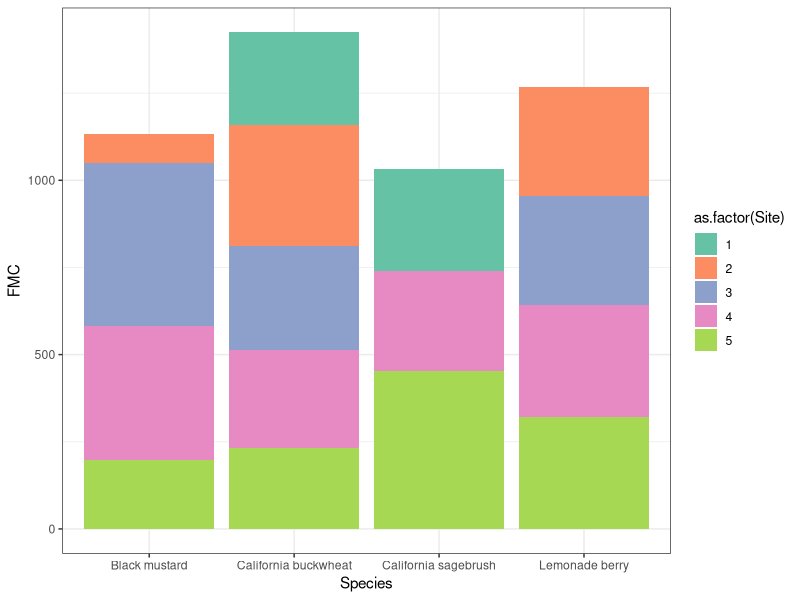
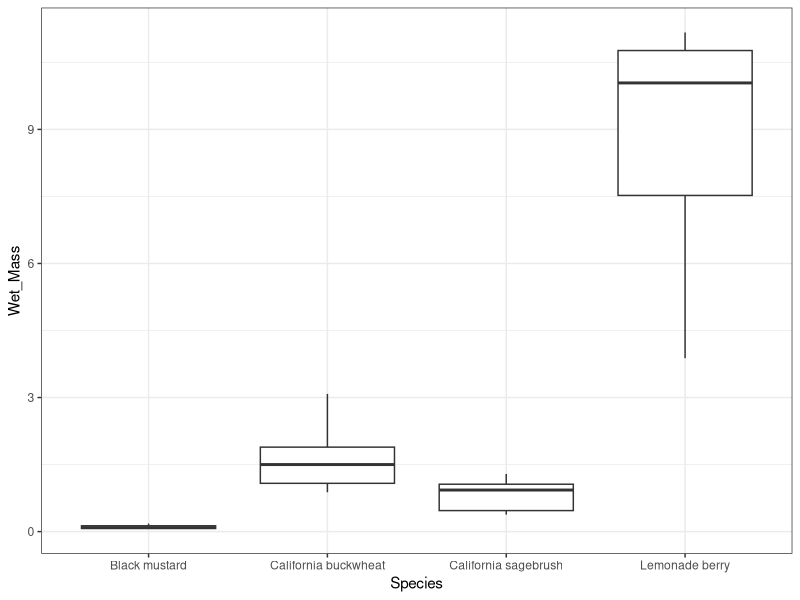
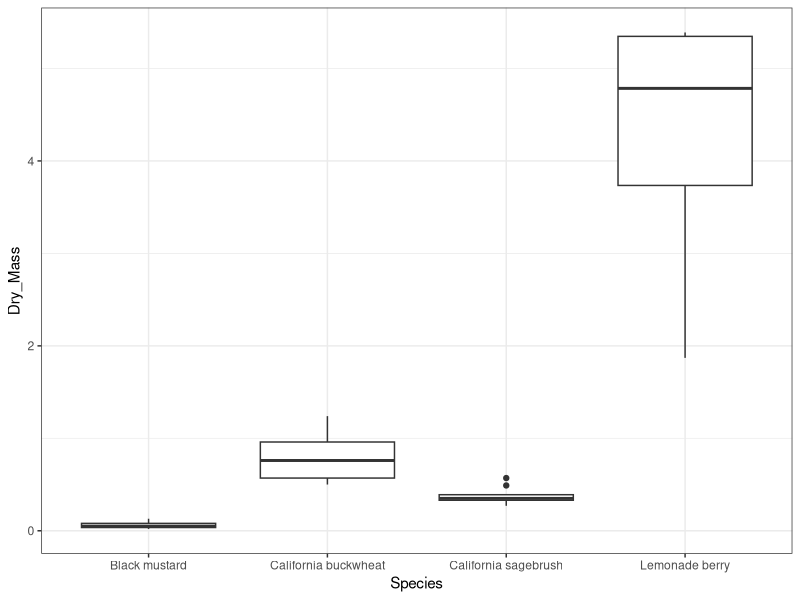
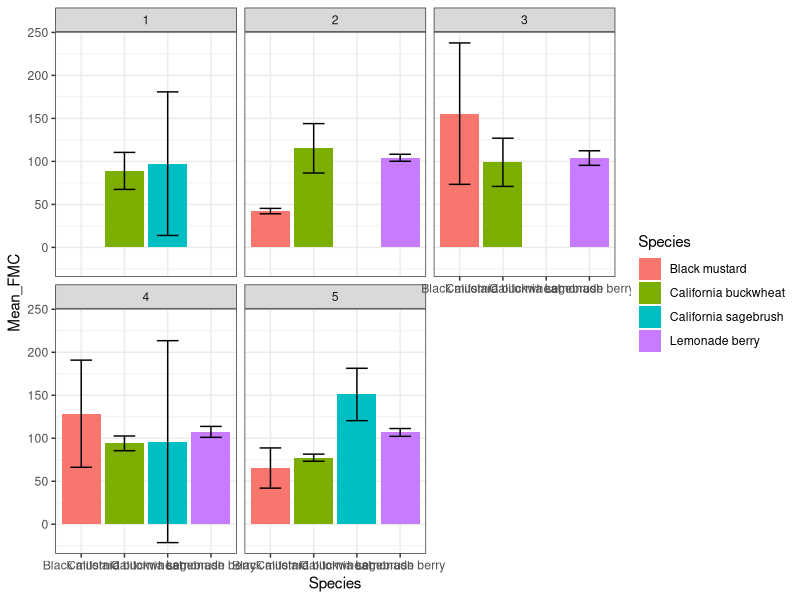
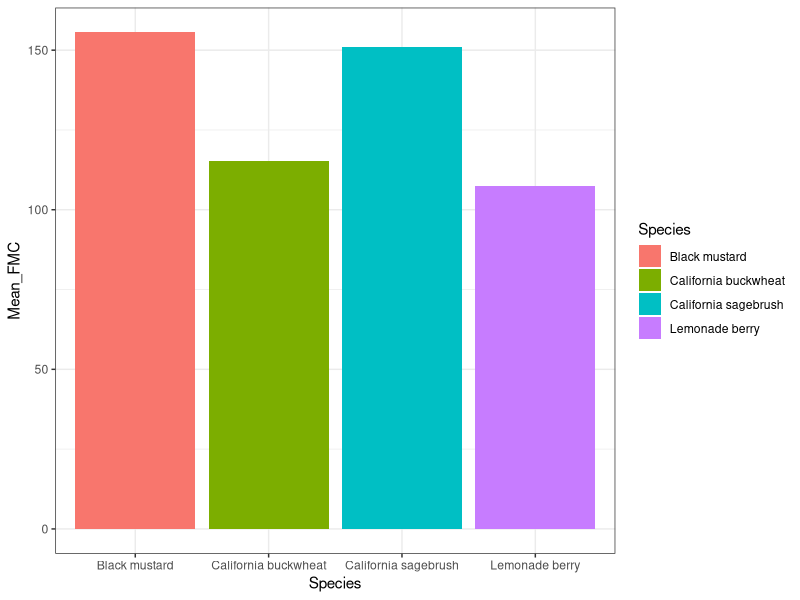
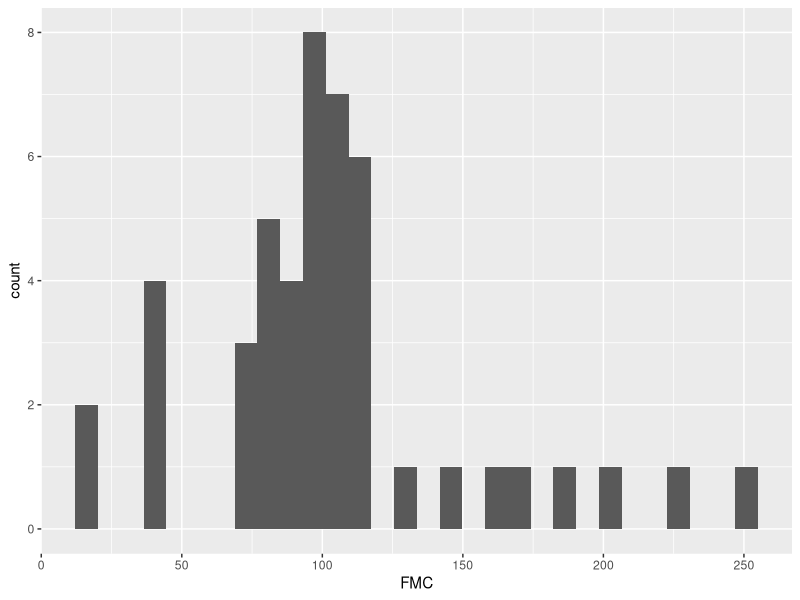

The R script that drew these images, in order: (Note: this script raises an error after producing the figures.)
## ---- chunk 1
library(tidyverse)
library(readxl)
library(dplyr)
library(lme4)
library(lmerTest)
library(ggpubr)

IGNITE_Data_Sheet <- read_excel("IGNITE Data Sheet.xlsx", 
                                sheet = "RCoding")

## ---- chunk 2
#data cleaning here!
#There is one reading of black mustard that is 600 FMC, will take that out

IGNITE_Data_Sheet_2 <- IGNITE_Data_Sheet |> 
  filter( FMC < 500) |> 
  mutate(Site = as.factor(Site))


## ---- chunk 3
ggplot(IGNITE_Data_Sheet_2) +
  aes(x = Species, y = FMC, fill = as.factor(Site)) + 
  geom_col()+
  scale_fill_brewer(palette = "Set2")+
  theme_bw()


ggplot(IGNITE_Data_Sheet_2)+
  aes(x = Species, y = Wet_Mass)+
  geom_boxplot()+
  theme_bw()

ggplot(IGNITE_Data_Sheet_2)+
  aes(x = Species, y = Dry_Mass)+
  geom_boxplot()+
  theme_bw()
## ---- chunk 4

IGNITE_Summary <- IGNITE_Data_Sheet_2 |> 
  group_by(Species, Site ) |> 
  summarize(Mean_FMC = mean(FMC, na.rm = TRUE),
            sd_FMC = sd(FMC, na.rm = TRUE))

ggplot(IGNITE_Summary) +
  aes(x = Species, y = Mean_FMC, fill = Species)+
  geom_col(position = "dodge")+
  geom_errorbar(aes(ymin = Mean_FMC - sd_FMC, 
                ymax = Mean_FMC + sd_FMC, width = 0.5))+
                  facet_wrap(Site~.)+
                  theme_bw()

## ---- chunk 5
ggplot(IGNITE_Summary) +
  aes(x = Species, y = Mean_FMC, fill = Species)+
  geom_col(position = "dodge")+
  theme_bw()


## ---- chunk 6
ggplot(IGNITE_Data_Sheet_2)+
  aes(x = FMC)+
  geom_histogram()
#Data does not look that normal, will proceed

FMC_model <- lmer(FMC~Species + Phenology + Percent_Green + (1 | Site/Bottle_ID), data = IGNITE_Data_Sheet_2)

plot(FMC_model, which = "2")

ggqqplot(residuals(FMC_model))

summary(FMC_model)
anova(FMC_model, type = "2")
